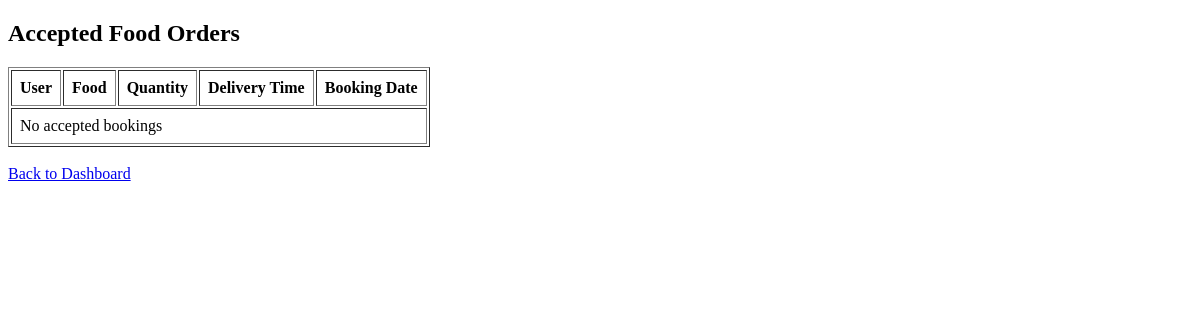
The page /Restaurant/accpetedBooking/ (signed in) on the database as committed earlier.
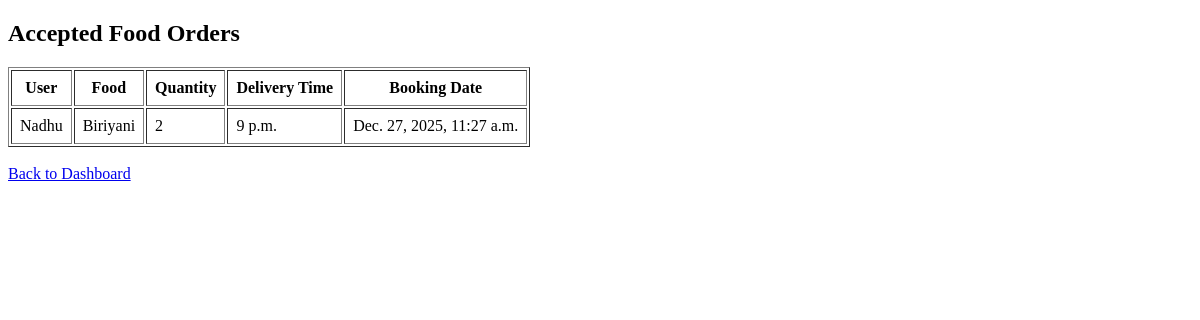
The same page on the database as committed later.
### User/models.py (models this page shows, shortened)
class tbl_booking(models.Model):
    user = models.ForeignKey(tbl_user, on_delete=models.CASCADE)
    restaurant = models.ForeignKey(tbl_restaurant, on_delete=models.CASCADE)
    food = models.ForeignKey(tbl_food, on_delete=models.CASCADE)
    quantity = models.IntegerField()
    price = models.DecimalField(
        max_digits=8,
        decimal_places=2
    )  # ✅ price per item at booking time
    delivery_time = models.TimeField()
    booking_date = models.DateTimeField(auto_now_add=True)
    status = models.IntegerField(default=0)

### Guest/models.py (models this page shows, shortened)
class tbl_user(models.Model):
    user_name = models.CharField(max_length=100)
    user_email = models.EmailField(unique=True)
    user_phone = models.CharField(max_length=15)
    user_password = models.CharField(max_length=255)
    status = models.IntegerField(default=1)
    created_at = models.DateTimeField(auto_now_add=True)

### Restaurant/models.py (models this page shows, shortened)
class tbl_food(models.Model):
    restaurant = models.ForeignKey(
        tbl_restaurant,
        on_delete=models.CASCADE,
        related_name='foods'
    )
    food_name = models.CharField(max_length=100)
    category = models.CharField(max_length=50)   # Veg / Non-Veg
    price = models.DecimalField(max_digits=6, decimal_places=2)
    description = models.TextField(blank=True)
    is_available = models.BooleanField(default=True)
    created_at = models.DateTimeField(auto_now_add=True)

### Restaurant/views.py (the view)
# urls.py: path('accpetedBooking/',views.accepted_bookings,name='acceptedBooking'),
def accepted_bookings(request):
    if not request.session.get('rid'):
        return redirect('wguest:login')
    bookings = tbl_booking.objects.filter(
        restaurant_id=request.session['rid'],
        status=1
    )
    return render(
        request,
        'Restaurant/acceptedBooking.html',
        {'bookings': bookings}
    )

### Restaurant/Templates/Restaurant/acceptedBooking.html (shortened to what this page needs)
<!DOCTYPE html>
<html>
<head>
</head>
<body>
<h2>Accepted Food Orders</h2>
<table border="1" cellpadding="8">
<tr>
    <th>User</th>
    <th>Food</th>
    <th>Quantity</th>
    <th>Delivery Time</th>
    <th>Booking Date</th>
</tr>
{% for b in bookings %}
<tr>
    <td>{{ b.user.user_name }}</td>
    <td>{{ b.food.food_name }}</td>
    <td>{{ b.quantity }}</td>
    <td>{{ b.delivery_time }}</td>
    <td>{{ b.booking_date }}</td>
</tr>
{% empty %}
<tr>
    <td colspan="5">No accepted bookings</td>
</tr>
{% endfor %}
</table>
<br>
<a href="{% url 'wrestauarant:homepage' %}">Back to Dashboard</a>
</body>
</html>

Rows that differ between the two databases and show on the page:
added tbl_booking: user.user_name "Nadhu", food.food_name "Biriyani", quantity "2", delivery_time "9 p.m.", booking_date "Dec. 27, 2025, 11:27 a.m."
Other text that changed with them:
text no longer shown: "No accepted bookings"
